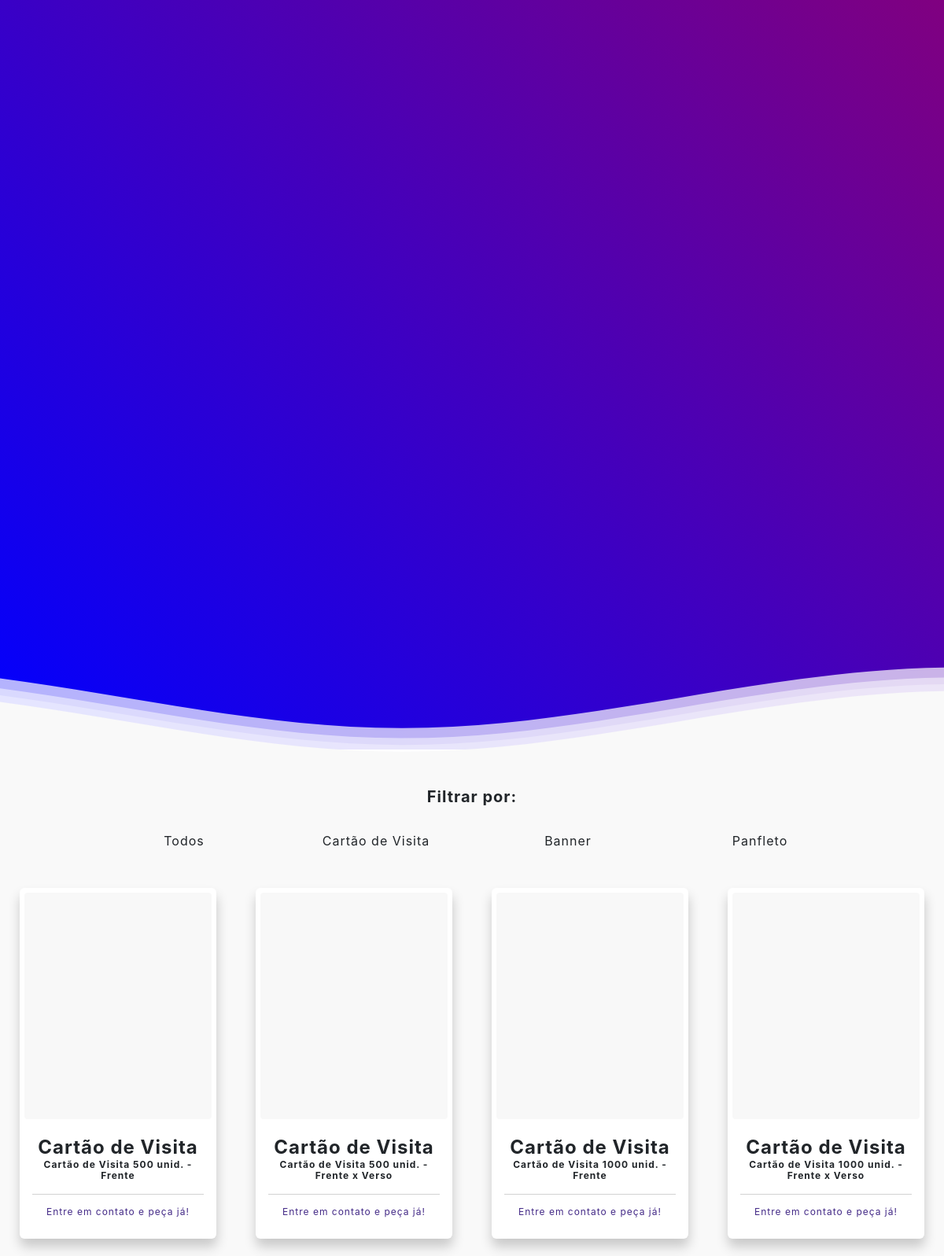
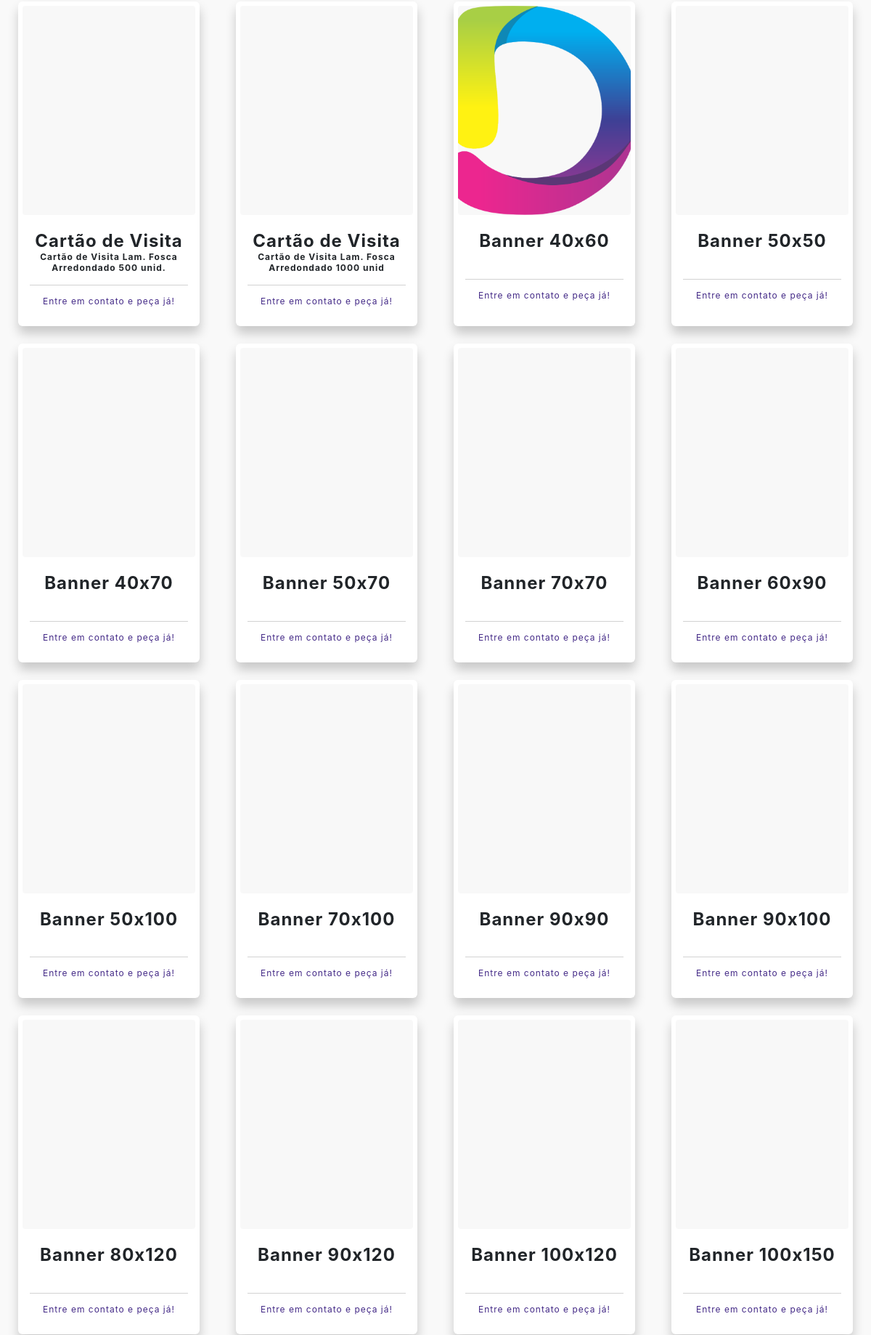
The page /Portifolio/serviços.php (upper part) on the database its author committed (2 pictures, top to bottom).
### tables this page shows
CREATE TABLE `produtos` (
  `codPro` int(5) NOT NULL,
  `codCat` int(5) NOT NULL,
  `nomeExib` varchar(50) NOT NULL,
  `nomeCat` varchar(50) NOT NULL,
  `medida` varchar(50) NOT NULL,
  `valor` decimal(10,0) NOT NULL,
  `imagem` text NOT NULL
);

### Portifolio/serviços.php (the view, shortened to what this page needs)
<?php
$conexao = novaConexao();
try {
    $sql = "SELECT * FROM produtos";
    $stmt = $conexao->prepare($sql);
    $stmt->execute();
    $todosProdutos = $stmt->fetchAll(PDO::FETCH_ASSOC);
    $sql_filtraCat = "SELECT DISTINCT nomeExib FROM produtos";
    $stmt = $conexao->prepare($sql_filtraCat);
    $stmt->execute();
    $filtraCat = $stmt->fetchAll(PDO::FETCH_ASSOC);
    $resultados = $todosProdutos;
} catch (PDOException $e) {
    echo "<p>Erro na conexão: " . $e->getMessage() . "</p>";
}
?>
<!DOCTYPE html>
<html lang="pt-br">
<head>
    <link href="https://cdn.jsdelivr.net/npm/bootstrap@5.3.0/dist/css/bootstrap.min.css" rel="stylesheet">
    <link rel="stylesheet" href="style.css?v=1.2">
    <link rel="stylesheet" href="https://cdn.jsdelivr.net/npm/swiper@11/swiper-bundle.min.css">
    <link rel="stylesheet" href="https://cdn.jsdelivr.net/npm/swiper@11/swiper-bundle.min.css" />
    <link rel="stylesheet" href="https://cdnjs.cloudflare.com/ajax/libs/font-awesome/6.6.0/css/all.min.css">
    <link rel="stylesheet" href="https://cdn.jsdelivr.net/npm/swiper@11/swiper-bundle.min.css" />
</head>
<body>
    <main>
        <section class="hero-section">
            <div>
            </div>
        </section>
    </main>
    <main class="mb-5" id="galeria">
        <div class="container-fluid mb-4 mt-5">
            <div class="row justify-content-center text-center">
                <div class="dropdown">
                    <form method="POST">
                        <h5><strong>Filtrar por:</strong></h5>
                        <div class="row justify-content-center text-center">
                            <?php
                            echo '<div class="row justify-content-center filtro">';
                            echo '<div class="col-4 col-sm-3 col-md-2 m-4"><button type="submit" class="dropdown-item btnFiltro" name="limpar">Todos</button></div>';
                            foreach ($filtraCat as $registro) {
                            ?>
                                <div class="col-4 col-sm-3 col-md-2 m-4">
                                    <button type="submit" class="dropdown-item btnFiltro" name="filtraCat"
                                        value="<?php echo htmlspecialchars($registro['nomeExib']); ?>">
                                        <?php echo htmlspecialchars($registro['nomeExib']); ?>
                                    </button>
                                </div>
                            <?php
                            }
                            echo '</div>';
                            ?>
                        </div>
                    </form>
                </div>
            </div>
        </div>
        <div class="container-fluid">
            <div class="row justify-content-center text-center">
                <?php
                foreach ($resultados as $resultado) {
                    $imagem = !empty($resultado['imagem']) ? htmlspecialchars($resultado['imagem']) : 'img1/default.jpg';
                    if ($contagem2 % 4 === 0 && $contagem2 > 0) {
                        echo '</div><div class="row justify-content-center text-center">';
                    }
                ?>
                    <div class="mb-4 servicoImgs col-sm-12 col-xl-3">
                        <div class="card">
                            <div class="card-header" style="background-image: url(../Sistema/produto/<?php echo $imagem; ?>)"></div>
                            <div class="card-body">
                                <h5 class="card-title">
                                    <?php
                                    if ($resultado['nomeExib'] == 'Cartão de Visita') {
                                        echo htmlspecialchars($resultado['nomeExib']) . " <p style='font-size: 12px;'>" . htmlspecialchars($resultado['nomeCat']) . "</p>";
                                    } else if (($resultado['nomeExib'] == 'Panfleto')) {
                                        echo htmlspecialchars($resultado['nomeExib']) . " " . htmlspecialchars($resultado['medida']) . " <p style='font-size: 12px;'>" . htmlspecialchars($resultado['nomeCat']) . "</p>";
                                    } else {
                                        echo htmlspecialchars($resultado['nomeExib']) . " " . htmlspecialchars($resultado['medida']) . "<br><br>";
                                    }
                                    ?>
                                </h5>
                                <div class="card-footer" style="background-color: white;">
                                    <a href="https://wa.me/5512991671420?text=Ol%C3%A1!%20Gostaria%20de%20fazer%20um%20pedido." style="color: #442A87; font-size: 12px">Entre em contato e peça já!</a>
                                </div>
                            </div>
                        </div>
                    </div>
                <?php
                    $contagem2++;
                }
                ?>
            </div>
        </div>
    </main>
</body>
</html>

### Portifolio/style.css (style rules this page uses)
* { margin: 0; padding: 0; box-sizing: border-box; }
html, body { height: 100%; background-color: rgb(249, 249, 249); }
body { display: flex; flex-direction: column; min-height: 100vh; }
main { flex-grow: 1; }
.waves { position: relative; width: 100%; height: 15vh; margin-bottom: -7px; min-height: 100px; max-height: 150px; }
.card { width: 250px; }
:root { --color-neutral-0: #0e0c0c; --color-neutral-10: #171717; --color-neutral-30: #a8a29e; --color-neutral-40: #f5f5f5; }
* { font-family: 'inter', sans-serif; margin: 0; padding: 0; box-sizing: border-box; letter-spacing: 1px; }
:root { --white-color: #fff; --dark-color: #252525; --primary-color: #3b141c; --secondary-color: #f3961c; --light-pink-color: #faf4f5; --medium-gray-color: #ccc; --font-size-s: 0.9rem; --font-size-n: 1rem; --font-size-m: 1.12rem; --font-size-l: 1.5rem; --font-size-xl: 2rem; --font-size-xxl: 2.3rem; --font-weight-normal: 400; --font-weight-medium: 500; --font-weight-semibold: 600; --font-weight-bold: 700; --border-radius-s: 8px; --border-radius-m: 30px; --border-radius-circle: 50%; --site-max-width: 1300px; }
html { scroll-behavior: smooth; }
a { text-decoration: none; }
button { cursor: pointer; background: none; border: none; }
.hero-section { min-height: 100vh; background-image: linear-gradient(45deg, blue, purple); }
.servicoImgs { display: flex; justify-content: center; }
.servicoImgs .card { box-shadow: 0.5px 10px 15px rgba(0, 0, 0, 0.2); border: none; }
.servicoImgs .card-header { height: 300px; border: none; }
.servicoImgs .card-header { border: white solid 6px; border-radius: 10px; background-size: cover; background-repeat: no-repeat; background-position: center; }
.servicoImgs .card-body p { font-size: 15px; }
.servicoImgs .card-body h5 { font-weight: bold; font-size: 24px; }

### rows shown on the page
produtos: nomeExib "Cartão de Visita", nomeCat "Cartão de Visita 500 unid. - Frente"
produtos: nomeExib "Cartão de Visita", nomeCat "Cartão de Visita 500 unid. - Frente x Verso"
produtos: nomeExib "Cartão de Visita", nomeCat "Cartão de Visita 1000 unid. - Frente"
produtos: nomeExib "Cartão de Visita", nomeCat "Cartão de Visita 1000 unid. - Frente x Verso"
produtos: nomeExib "Cartão de Visita", nomeCat "Cartão de Visita Lam. Fosca Arredondado 500 unid."
produtos: nomeExib "Cartão de Visita", nomeCat "Cartão de Visita Lam. Fosca Arredondado 1000 unid"
produtos: imagem (picture), nomeExib "Banner", medida "40x60"
produtos: nomeExib "Banner", medida "50x50"
produtos: nomeExib "Banner", medida "40x70"
produtos: nomeExib "Banner", medida "50x70"
produtos: nomeExib "Banner", medida "70x70"
produtos: nomeExib "Banner", medida "60x90"
produtos: nomeExib "Banner", medida "50x100"
produtos: nomeExib "Banner", medida "70x100"
produtos: nomeExib "Banner", medida "90x90"
produtos: nomeExib "Banner", medida "90x100"
produtos: nomeExib "Banner", medida "80x120"
produtos: nomeExib "Banner", medida "90x120"
produtos: nomeExib "Banner", medida "100x120"
produtos: nomeExib "Banner", medida "100x150"

### other values the page prints
$registro['nomeExib'] "Cartão de Visita"
$registro['nomeExib'] "Banner"
$registro['nomeExib'] "Panfleto"
